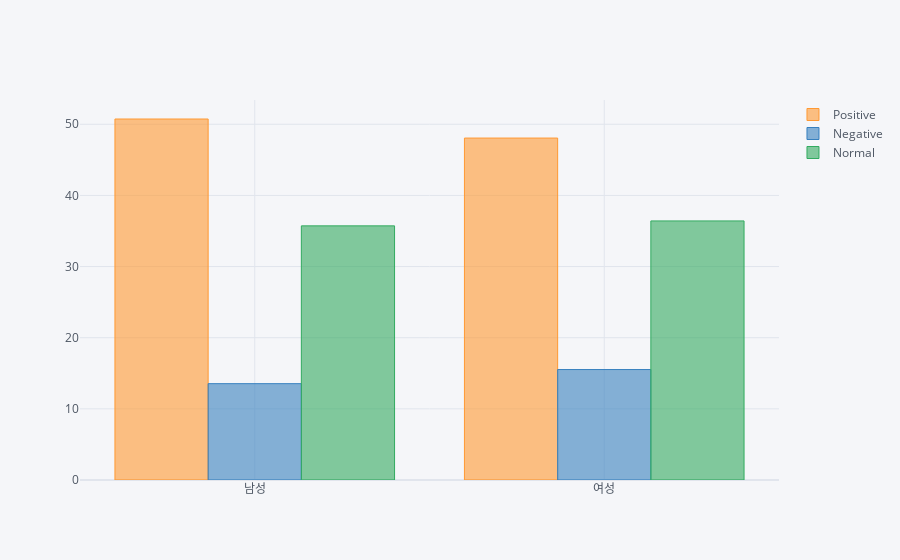

The notebook cell this image was saved under:
### Code cell
g1_pos, g1_neg, g1_normal = get_all_pos_neg_norm(g1)
g2_pos, g2_neg, g2_normal = get_all_pos_neg_norm(g2)
             
df = pd.DataFrame({
    'Positive': [g1_pos, g2_pos],
    'Negative': [g1_neg, g2_neg],
    'Normal': [g1_normal, g2_normal]
}, index=label)

fig = df.iplot(kind='bar', asFigure=True)
fig.write_html('test.html')
fig

### Figure 1 — Plotly figure (JSON) as saved in the notebook; plotly's stock layout.template omitted (floating-point values rounded to 4 significant figures)
{"data": [{"marker": {"color": "rgba(255, 153, 51, 0.6)", "line": {"color": "rgba(255, 153, 51, 1.0)", "width": 1}}, "name": "Positive", "orientation": "v", "text": "", "type": "bar", "x": ["남성", "여성"], "y": [50.74, 48.06]}, {"marker": {"color": "rgba(55, 128, 191, 0.6)", "line": {"color": "rgba(55, 128, 191, 1.0)", "width": 1}}, "name": "Negative", "orientation": "v", "text": "", "type": "bar", "x": ["남성", "여성"], "y": [13.54, 15.53]}, {"marker": {"color": "rgba(50, 171, 96, 0.6)", "line": {"color": "rgba(50, 171, 96, 1.0)", "width": 1}}, "name": "Normal", "orientation": "v", "text": "", "type": "bar", "x": ["남성", "여성"], "y": [35.72, 36.41]}], "layout": {"legend": {"bgcolor": "#F5F6F9", "font": {"color": "#4D5663"}}, "paper_bgcolor": "#F5F6F9", "plot_bgcolor": "#F5F6F9", "title": {"font": {"color": "#4D5663"}}, "xaxis": {"gridcolor": "#E1E5ED", "showgrid": true, "tickfont": {"color": "#4D5663"}, "title": {"font": {"color": "#4D5663"}, "text": ""}, "zerolinecolor": "#E1E5ED"}, "yaxis": {"gridcolor": "#E1E5ED", "showgrid": true, "tickfont": {"color": "#4D5663"}, "title": {"font": {"color": "#4D5663"}, "text": ""}, "zerolinecolor": "#E1E5ED"}}}
